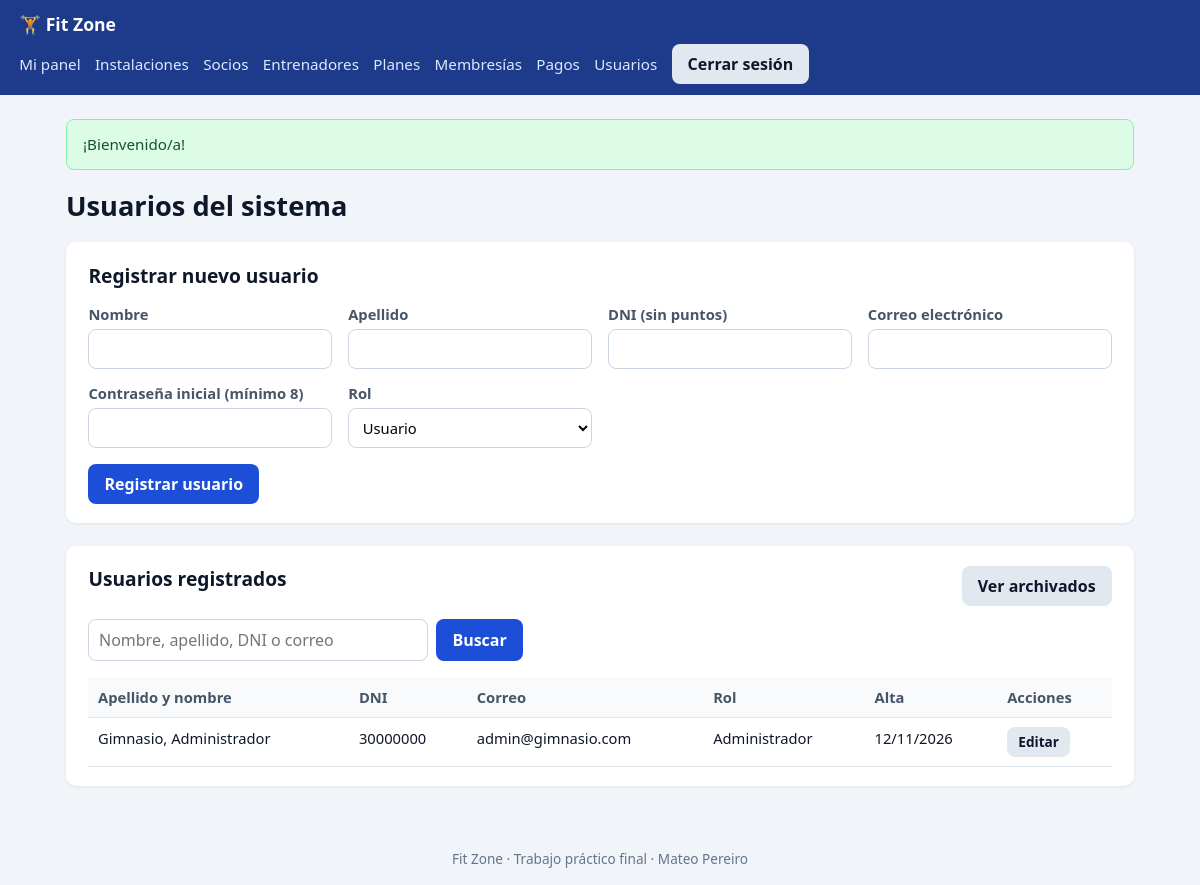
Page /admin_usuarios.php (signed in) on the committed database.
### tables this page shows
CREATE TABLE usuarios (
    id            INT UNSIGNED AUTO_INCREMENT PRIMARY KEY,
    nombre        VARCHAR(60)  NOT NULL,
    apellido      VARCHAR(60)  NOT NULL,
    dni           VARCHAR(8)   NOT NULL UNIQUE,             
    email         VARCHAR(120) NOT NULL UNIQUE,             
    contrasena    VARCHAR(255) NOT NULL,                    
    rol           ENUM('usuario', 'admin') NOT NULL DEFAULT 'usuario',
    creado_en     DATETIME NOT NULL DEFAULT CURRENT_TIMESTAMP,
    archivado_en  DATETIME NULL DEFAULT NULL                
);

### includes/funciones.php (called while the page is built, shortened)
<?php
function escapar($valor): string
{
    return htmlspecialchars((string) ($valor ?? ''), ENT_QUOTES | ENT_SUBSTITUTE, 'UTF-8');
}
function texto_limpio($valor): string
{
    return trim((string) ($valor ?? ''));
}
function formato_fecha(?string $fecha): string
{
    return $fecha ? date('d/m/Y', strtotime($fecha)) : '—';
}

### admin_usuarios.php (the view, shortened to what this page needs)
<?php
require_once __DIR__ . '/includes/funciones.php';
require_once __DIR__ . '/includes/conexion.php';
require_once __DIR__ . '/includes/diseno.php';
$buscar = texto_limpio($_GET['buscar'] ?? '');
$sql = 'SELECT id, nombre, apellido, dni, email, rol, creado_en FROM usuarios WHERE archivado_en IS NULL';
$parametros = [];
$sql .= ' ORDER BY apellido, nombre';
$st = $pdo->prepare($sql);
$st->execute($parametros);
$usuarios = $st->fetchAll();
?>
<section class="tarjeta">
    <h2>Registrar nuevo usuario</h2>
    <form method="post" class="formulario">
        <div class="grilla">
        </div>
        <div class="acciones">
            <button type="submit">Registrar usuario</button>
        </div>
    </form>
</section>
<section class="tarjeta">
    <div class="cabecera-seccion">
        <h2>Usuarios registrados</h2>
        <a class="boton-secundario" href="usuarios_archivados.php">Ver archivados</a>
    </div>
    <form method="get" class="buscador">
        <input type="search" name="buscar" value="<?= escapar($buscar) ?>" maxlength="100"
               placeholder="Nombre, apellido, DNI o correo">
        <button type="submit">Buscar</button>
    </form>
    <?php if (!$usuarios): ?>
        <p class="vacio">No se encontraron usuarios activos.</p>
    <?php else: ?>
    <div class="tabla-responsive">
        <table class="tabla">
            <thead>
                <tr>
                    <th>Apellido y nombre</th>
                    <th>DNI</th>
                    <th>Correo</th>
                    <th>Rol</th>
                    <th>Alta</th>
                    <th>Acciones</th>
                </tr>
            </thead>
            <tbody>
            <?php foreach ($usuarios as $u): ?>
                <tr>
                    <td><?= escapar($u['apellido'] . ', ' . $u['nombre']) ?></td>
                    <td><?= escapar($u['dni']) ?></td>
                    <td><?= escapar($u['email']) ?></td>
                    <td><?= $u['rol'] === 'admin' ? 'Administrador' : 'Usuario' ?></td>
                    <td><?= escapar(formato_fecha($u['creado_en'])) ?></td>
                    <td class="acciones-tabla">
                        <a class="boton-pequeno" href="editar_usuario.php?id=<?= (int) $u['id'] ?>">Editar</a>
                    </td>
                </tr>
            <?php endforeach; ?>
            </tbody>
        </table>
    </div>
    <?php endif; ?>
</section>

### css/estilos.css (style rules this page uses)
:root { --primario: #1d4ed8; --primario-oscuro: #1e3a8a; --fondo: #f1f5f9; --tarjeta: #ffffff; --texto: #0f172a; --suave: #64748b; --borde: #cbd5e1; --verde: #15803d; --rojo: #b91c1c; --amarillo: #a16207; --gris: #475569; --radio: 10px; }
* { box-sizing: border-box; }
body { margin: 0; font-family: system-ui, -apple-system, "Segoe UI", Roboto, Arial, sans-serif; background: var(--fondo); color: var(--texto); line-height: 1.5; min-height: 100vh; display: flex; flex-direction: column; }
h2 { font-size: 1.2rem; margin: 0 0 .8rem; }
a { color: var(--primario); }
.tarjeta { background: var(--tarjeta); border-radius: var(--radio); padding: 1.2rem 1.4rem; margin-bottom: 1.4rem; box-shadow: 0 1px 3px rgba(15, 23, 42, .08); }
.cabecera-seccion { display: flex; flex-wrap: wrap; justify-content: space-between; align-items: center; gap: .6rem; margin-bottom: .8rem; }
.formulario .grilla { display: grid; grid-template-columns: repeat(auto-fit, minmax(210px, 1fr)); gap: .8rem 1rem; }
input, select, textarea { font: inherit; padding: .5rem .6rem; border: 1px solid var(--borde); border-radius: 8px; background: #fff; width: 100%; }
.acciones { display: flex; flex-wrap: wrap; gap: .6rem; align-items: center; margin-top: 1rem; }
.buscador { display: flex; flex-wrap: wrap; gap: .5rem; margin-bottom: 1rem; }
.buscador input { max-width: 340px; }
button, .boton, .boton-secundario, .boton-peligro, .boton-pequeno { font: inherit; border: none; border-radius: 8px; padding: .5rem 1rem; cursor: pointer; text-decoration: none; display: inline-block; font-weight: 600; }
button, .boton { background: var(--primario); color: #fff; }
.boton-secundario { background: #e2e8f0; color: var(--texto); }
.boton-pequeno { background: #e2e8f0; color: var(--texto); padding: .3rem .7rem; font-size: .85rem; }
.tabla-responsive { overflow-x: auto; }
.tabla { width: 100%; border-collapse: collapse; font-size: .92rem; }
.tabla th, .tabla td { text-align: left; padding: .55rem .6rem; border-bottom: 1px solid #e2e8f0; vertical-align: top; }
.tabla th { background: #f8fafc; color: var(--gris); font-weight: 700; }
.acciones-tabla { display: flex; flex-wrap: wrap; gap: .35rem; }

### rows in the picture
usuarios: escapar($u['apellido'] . ', ' . $u['nombre']) "Gimnasio, Administrador", dni "30000000", email "admin@gimnasio.com", rol "Administrador", creado_en "12/11/2026"

### other values in the picture
escapar($aviso['texto']) "¡Bienvenido/a!"
escapar($titulo) "Usuarios del sistema"
escapar($etiqueta) "Nombre Apellido DNI (sin puntos) Correo electrónico Contraseña inicial (mínimo 8)"
escapar($etiqueta) "Rol"
form field rol "Usuario"
